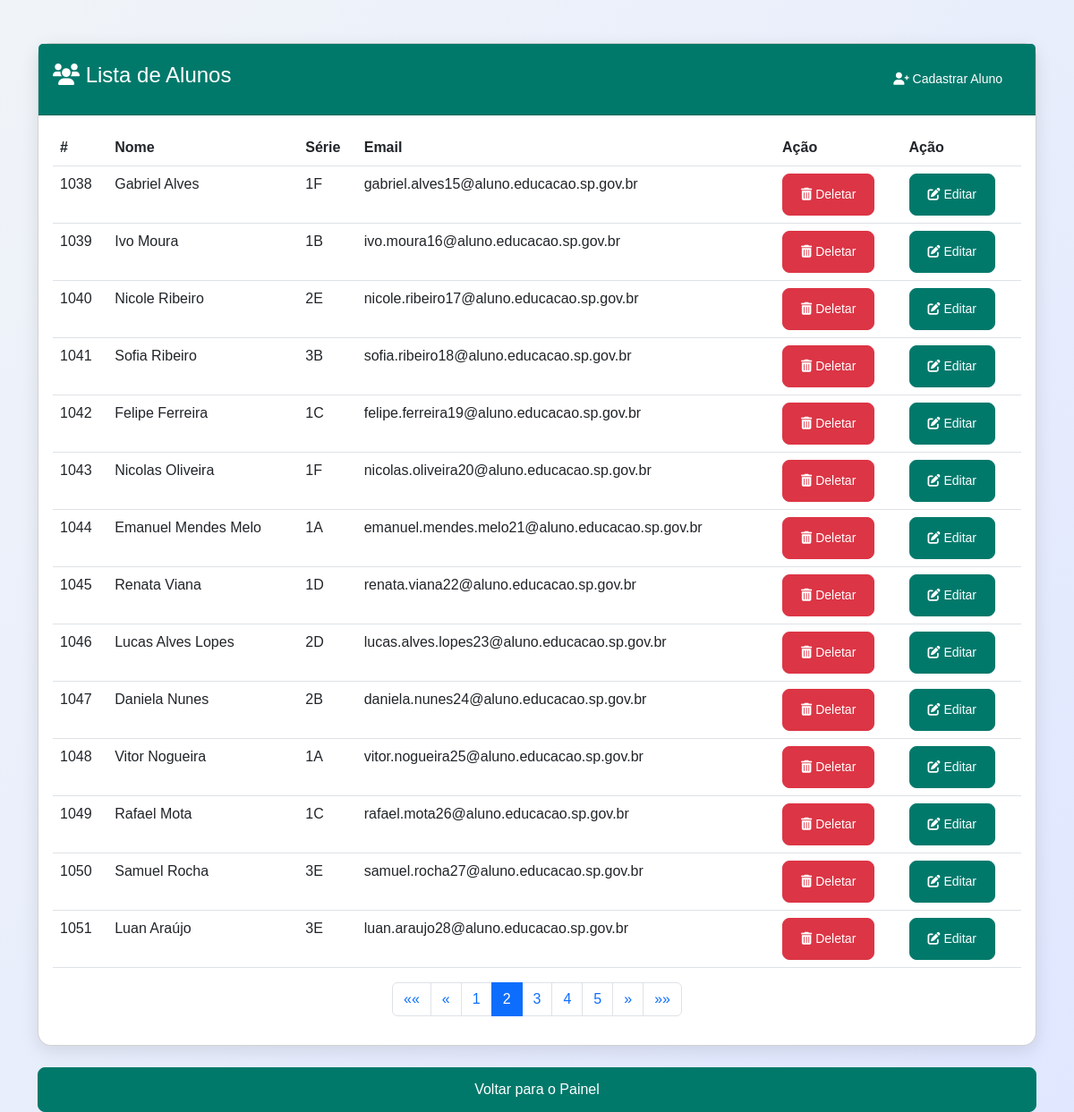
The app's page /frontend/lista_alunos.php?pagina=2 (signed in) with its own data.
### tables this page shows
CREATE TABLE `alunos` (
  `id` int(11) NOT NULL,
  `nome` varchar(255) NOT NULL,
  `serie` varchar(50) NOT NULL,
  `email` varchar(255) NOT NULL,
  `professor_id` int(11) NOT NULL
);

### backend/lista_alunos.php (called while the page is built, shortened)
<?php
require '../config.php';
$por_pagina = 14;
$pagina = isset($_GET['pagina']) ? (int)$_GET['pagina'] : 1;
$inicio = ($pagina - 1) * $por_pagina;
$total_resultados = $conn->query("SELECT COUNT(*) as total FROM alunos")->fetch_assoc()['total'];
$total_paginas = ceil($total_resultados / $por_pagina);
$result = $conn->query("SELECT id, nome, serie, email FROM alunos LIMIT $inicio, $por_pagina");

### frontend/lista_alunos.php (the view, shortened to what this page needs)
<?php
include('../backend/lista_alunos.php');
?>
<!DOCTYPE html>
<html lang="pt">
<head>
    <link href="https://cdn.jsdelivr.net/npm/bootstrap@5.3.0/dist/css/bootstrap.min.css" rel="stylesheet">
    <link href="https://cdnjs.cloudflare.com/ajax/libs/font-awesome/6.0.0-beta3/css/all.min.css" rel="stylesheet">
    <link rel="stylesheet" href="./assets/css/lista_alunos.css">
</head>
<body>
    <div class="container mt-5">
        <div class="card">
            <div class="card-header">
                <div class="d-flex justify-content-between align-items-center">
                    <h4><i class="fas fa-users"></i> Lista de Alunos</h4>
                    <a href="cadastro_aluno.php" class="btn btn-primary btn-sm">
                        <i class="fas fa-user-plus"></i> Cadastrar Aluno
                    </a>
                </div>
            </div>
            <div class="card-body">
                <?php
                if ($result->num_rows > 0) {
                    echo "<table class='table table-hover'>
                            <thead>
                                <tr>
                                    <th>#</th>
                                    <th>Nome</th>
                                    <th>Série</th>
                                    <th>Email</th>
                                    <th>Ação</th>
                                    <th>Ação</th>
                                </tr>
                            </thead>
                            <tbody>";
                    while ($row = $result->fetch_assoc()) {
                        echo "<tr>
                            <td>" . $row['id'] . "</td>
                            <td>" . $row['nome'] . "</td>
                            <td>" . $row['serie'] . "</td>
                            <td>" . $row['email'] . "</td>
                            <td>
                                <a href='?deletar=" . $row['id'] . "' class='btn btn-danger btn-sm'>
                                    <i class='fas fa-trash-alt'></i> Deletar
                                </a>
                            </td>
                            <td>
                                <a href='editar_aluno.php?id=" . $row['id'] . "' class='btn btn-primary btn-sm'>
                                    <i class='fas fa-edit'></i> Editar
                                </a>
                            </td>
                        </tr>";
                    }
                    echo "</tbody></table>";
                } else {
                    echo "<p>Nenhum aluno cadastrado.</p>";
                } ?>
                <div style="width: 100%;">
                    <?php
                    $limite_links = 5;
                    $inicio_loop = max(1, $pagina - floor($limite_links / 2));
                    $fim_loop = min($total_paginas, $inicio_loop + $limite_links - 1);
                    echo "<nav aria-label='Page navigation'>";
                    echo "<ul class='pagination justify-content-center'>";
                    $disabled = ($pagina == 1) ? 'disabled' : '';
                    echo "<li class='page-item $disabled'><a class='page-link' href='?pagina=1'>&laquo;&laquo;</a></li>";
                    $prev = max(1, $pagina - 1);
                    $disabled = ($pagina == 1) ? 'disabled' : '';
                    echo "<li class='page-item $disabled'><a class='page-link' href='?pagina=$prev'>&laquo;</a></li>";
                    for ($i = $inicio_loop; $i <= $fim_loop; $i++) {
                        $ativo = ($i == $pagina) ? 'active' : '';
                        echo "<li class='page-item $ativo'><a class='page-link' href='?pagina=$i'>$i</a></li>";
                    }
                    $next = min($total_paginas, $pagina + 1);
                    $disabled = ($pagina == $total_paginas) ? 'disabled' : '';
                    echo "<li class='page-item $disabled'><a class='page-link' href='?pagina=$next'>&raquo;</a></li>";
                    $disabled = ($pagina == $total_paginas) ? 'disabled' : '';
                    echo "<li class='page-item $disabled'><a class='page-link' href='?pagina=$total_paginas'>&raquo;&raquo;</a></li>";
                    echo "</ul>";
                    echo "</nav>";
                    ?>
                </div>
            </div>
        </div>
        <br>
        <a href="dashboard.php" class="btn btn-primary w-100" id="voltaDashboardId">Voltar para o Painel</a>
        <br>
    </div>
</body>
</html>

### frontend/assets/css/lista_alunos.css (style rules this page uses)
body { background: linear-gradient(135deg, #f0f4f8, #e0e7ff); font-family: 'Arial', sans-serif; color: #212121; }
.container { margin-top: 40px; }
.card { border-radius: 15px; box-shadow: 0px 6px 20px rgba(0, 0, 0, 0.1); }
.card-header { background-color: #00796b; color: white; border-radius: 15px 15px 0 0; padding: 1rem; }
.btn-primary { background-color: #00796b; border-color: #00796b; padding: 12px 20px; border-radius: 8px; transition: all 0.3s ease; }
.btn-danger { background-color: #dc3545; border-color: #dc3545; padding: 12px 20px; border-radius: 8px; transition: all 0.3s ease; }

### records on screen
alunos: id "1038", nome "Gabriel Alves", serie "1F", email "gabriel.alves15@aluno.educacao.sp.gov.br"
alunos: id "1039", nome "Ivo Moura", serie "1B", email "ivo.moura16@aluno.educacao.sp.gov.br"
alunos: id "1040", nome "Nicole Ribeiro", serie "2E", email "nicole.ribeiro17@aluno.educacao.sp.gov.br"
alunos: id "1041", nome "Sofia Ribeiro", serie "3B", email "sofia.ribeiro18@aluno.educacao.sp.gov.br"
alunos: id "1042", nome "Felipe Ferreira", serie "1C", email "felipe.ferreira19@aluno.educacao.sp.gov.br"
alunos: id "1043", nome "Nicolas Oliveira", serie "1F", email "nicolas.oliveira20@aluno.educacao.sp.gov.br"
alunos: id "1044", nome "Emanuel Mendes Melo", serie "1A", email "emanuel.mendes.melo21@aluno.educacao.sp.gov.br"
alunos: id "1045", nome "Renata Viana", serie "1D", email "renata.viana22@aluno.educacao.sp.gov.br"
alunos: id "1046", nome "Lucas Alves Lopes", serie "2D", email "lucas.alves.lopes23@aluno.educacao.sp.gov.br"
alunos: id "1047", nome "Daniela Nunes", serie "2B", email "daniela.nunes24@aluno.educacao.sp.gov.br"
alunos: id "1048", nome "Vitor Nogueira", serie "1A", email "vitor.nogueira25@aluno.educacao.sp.gov.br"
alunos: id "1049", nome "Rafael Mota", serie "1C", email "rafael.mota26@aluno.educacao.sp.gov.br"
alunos: id "1050", nome "Samuel Rocha", serie "3E", email "samuel.rocha27@aluno.educacao.sp.gov.br"
alunos: id "1051", nome "Luan Araújo", serie "3E", email "luan.araujo28@aluno.educacao.sp.gov.br"
